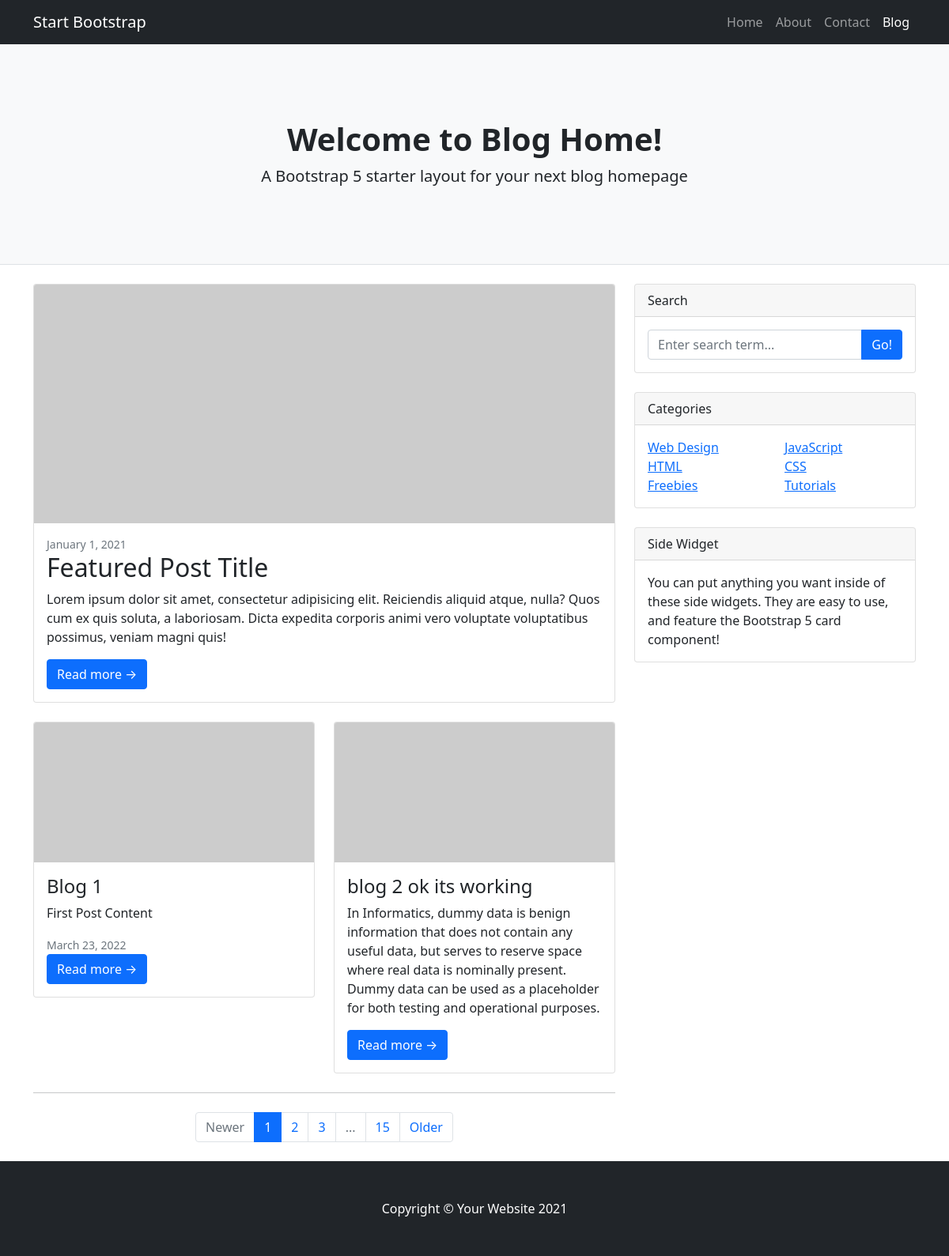
Screenshot of /blog/ with the database file from the repository.
### core/models.py (models this page shows, shortened)
class Post(models.Model):
    title = models.CharField(max_length = 100)
    content = models.TextField()
    created_at = models.DateTimeField(default=timezone.now)
    author = models.ForeignKey(User, on_delete=models.CASCADE)

### core/views.py (the view)
# urls.py: path('', views.home, name="blog-home"),
def home(request):
    context = {
        'posts':Post.objects.all()
    }
    return render(request, 'home.html', context)

### core/templatetags/myTags.py (called while the page is built)
@register.filter
def lower(value):
    return value.lower()+" ok its working"

@register.filter
def module(number,value):
    return number % value

### core/templates/home.html (shortened to what this page needs)
{% extends "base.html" %}
{% load myTags %}
{% block content %}
    <div class="container">
            <div class="row">
                <div class="col-lg-8">
                    <div class="card mb-4">
                        <a href="#!"><img class="card-img-top" src="https://dummyimage.com/850x350/dee2e6/6c757d.jpg" alt="..." /></a>
                        <div class="card-body">
                            <div class="small text-muted">January 1, 2021</div>
                            <h2 class="card-title">Featured Post Title</h2>
                            <p class="card-text">Lorem ipsum dolor sit amet, consectetur adipisicing elit. Reiciendis aliquid atque, nulla? Quos cum ex quis soluta, a laboriosam. Dicta expedita corporis animi vero voluptate voluptatibus possimus, veniam magni quis!</p>
                            <a class="btn btn-primary" href="#!">Read more →</a>
                        </div>
                    </div>
                    <div class="row">
                        <div class="col-lg-6">
                            {% for post in posts %}
                            {% if forloop.counter|module:2 != 0 %}
                            <div class="card mb-4">
                                <a href="#!"><img class="card-img-top" src="https://dummyimage.com/700x350/dee2e6/6c757d.jpg" alt="..." /></a>
                                <div class="card-body">
                                    <h2 class="card-title h4">{{ post.title }}</h2>
                                    <p class="card-text">{{ post.content }}</p>
                                    <div class="text-secondary">
                                        <small class="cart-test">{{ post.created_at|date:"F d, Y" }}</small>
                                    </div>
                                    <a class="btn btn-primary" href="#!">Read more →</a>
                                </div>
                            </div>
                            {% endif %}
                            {% endfor %}
                        </div>
                        <div class="col-lg-6">
                            {% for post in posts %}
                            {% if forloop.counter|module:2 == 0 %}
                            <div class="card mb-4">
                                <a href="#!"><img class="card-img-top" src="https://dummyimage.com/700x350/dee2e6/6c757d.jpg" alt="..." /></a>
                                <div class="card-body">
                                    <h2 class="card-title h4">{{ post.title|lower }}</h2>
                                    <p class="card-text">{{ post.content }}</p>
                                    <a class="btn btn-primary" href="#!">Read more →</a>
                                </div>
                            </div>
                            {% endif %}
                            {% endfor %}
                        </div>
                    </div>
                    <nav aria-label="Pagination">
                        <hr class="my-0" />
                        <ul class="pagination justify-content-center my-4">
                            <li class="page-item disabled"><a class="page-link" href="#" tabindex="-1" aria-disabled="true">Newer</a></li>
                            <li class="page-item active" aria-current="page"><a class="page-link" href="#!">1</a></li>
                            <li class="page-item"><a class="page-link" href="#!">2</a></li>
                            <li class="page-item"><a class="page-link" href="#!">3</a></li>
                            <li class="page-item disabled"><a class="page-link" href="#!">...</a></li>
                            <li class="page-item"><a class="page-link" href="#!">15</a></li>
                            <li class="page-item"><a class="page-link" href="#!">Older</a></li>
                        </ul>
                    </nav>
                </div>
                <div class="col-lg-4">
                    <div class="card mb-4">
                        <div class="card-header">Search</div>
                        <div class="card-body">
                            <div class="input-group">
                                <input class="form-control" type="text" placeholder="Enter search term..." aria-label="Enter search term..." aria-describedby="button-search" />
                                <button class="btn btn-primary" id="button-search" type="button">Go!</button>
                            </div>
                        </div>
                    </div>
                    <div class="card mb-4">
                        <div class="card-header">Categories</div>
                        <div class="card-body">
                            <div class="row">
                                <div class="col-sm-6">
                                    <ul class="list-unstyled mb-0">
                                        <li><a href="#!">Web Design</a></li>
                                        <li><a href="#!">HTML</a></li>
                                        <li><a href="#!">Freebies</a></li>
                                    </ul>
                                </div>
                                <div class="col-sm-6">
                                    <ul class="list-unstyled mb-0">
                                        <li><a href="#!">JavaScript</a></li>
                                        <li><a href="#!">CSS</a></li>
                                        <li><a href="#!">Tutorials</a></li>
                                    </ul>
                                </div>
                            </div>
                        </div>
                    </div>
                    <div class="card mb-4">
                        <div class="card-header">Side Widget</div>
                        <div class="card-body">You can put anything you want inside of these side widgets. They are easy to use, and feature the Bootstrap 5 card component!</div>
                    </div>
                </div>
            </div>
        </div>
{% endblock content %}

### rows the page displays
Post: title "Blog 1", content "First Post Content", created_at "March 23, 2022"
Post: title "blog 2 ok its working", content "In Informatics, dummy data is benign information that does not contain any useful data, but serves to reserve space where real data is nominally present. Dummy data can be used as a placeholder for both testing and operational purposes."
